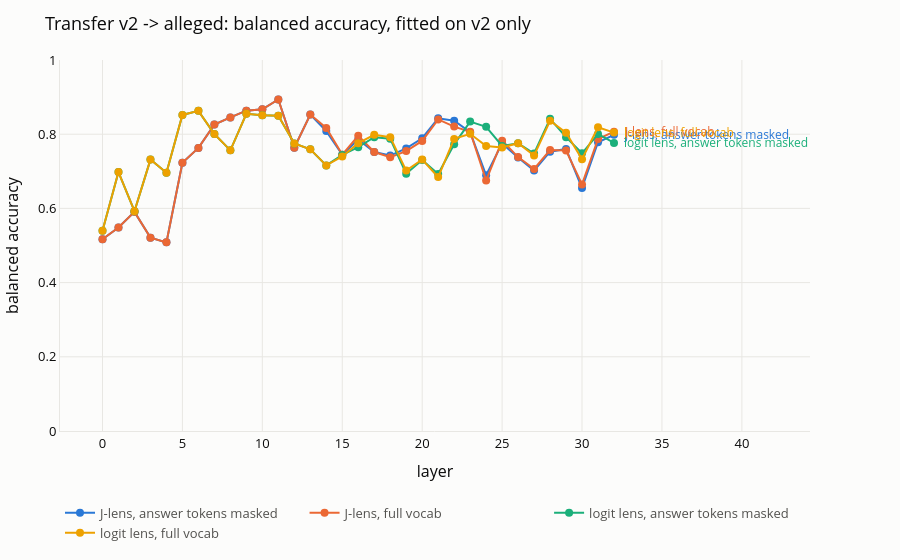

Notebook code cell kept with this figure:
### Markdown cell above
## 3. Transfer to the alleged arm

Fit on **all** v2 rows at each layer, apply unchanged to the alleged arm's H and D rows.
Vocabulary, standardisation and weights all come from v2. The alleged arm is 127/141
No-true, the opposite pairing from v2's lying set, so this is also a wording check:
a classifier that learned v2's phrasing lands near 0.5 here.

### Code cell
# --- 3: fit on v2, read the alleged arm ------------------------------------------
ALG = tokenfeat.TopK.load(ALG_NPZ)
ALG_EMIT = json.loads((config.RESULTS / f"slot_emitted_alleged_{cfg.lens_id}.json").read_text())
ALG_BY_ID = {i.item_id: i for i in items.load(ALLEGED_JSON, conditions=None).items}
assert ALG.layers == LAYERS, "alleged store captured on a different layer set"

A_ITEM, A_COND = np.asarray(ALG.item_ids), np.asarray(ALG.conditions)
a_truth = lambda i: ALG_BY_ID[i].meta["polarity"] == "Yes"
a_said = lambda c, i: ALG_EMIT[c][i]["p_yes"] > ALG_EMIT[c][i]["p_no"]
A_LYING = {i: (a_said("H", i) == a_truth(i)) and (a_said("D", i) != a_truth(i)) for i in set(A_ITEM)}
A_Y = np.array([(c == "D") and A_LYING[i] for i, c in zip(A_ITEM, A_COND)])
A_TRUTH = np.array([a_truth(i) for i in A_ITEM])
print(f"alleged: {len(A_Y)} rows (H, D), {int(A_Y.sum())} lie rows "
      f"({int((A_Y & ~A_TRUTH).sum())} No-true, {int((A_Y & A_TRUTH).sum())} Yes-true), "
      f"{int(((A_COND == 'D') & ~A_Y).sum())} honest D rows\n")

# Fit once per layer on every v2 row (vocab, scaling and weights from v2 only),
# apply unchanged to the alleged rows.
XFER = {}
for lens in ("j", "l"):
    for masked in (True, False):
        out = {m: [] for m in METRICS}
        for l in lens_readout._progress(LAYERS, desc=f"v2 -> alleged {lens} {'masked' if masked else 'full'}"):
            fitted = tokenfeat.fit(*STORE.at(lens, l), Y, K_PRIMARY, BANNED if masked else ())
            s = score(fitted.predict(*ALG.at(lens, l)), A_Y, A_TRUTH, A_COND)
            for m in METRICS:
                out[m].append(s[m])
        XFER[(lens, masked)] = out

viz.series_line(
    LAYERS,
    {"J-lens, answer tokens masked": XFER[("j", True)]["balanced"],
     "J-lens, full vocab": XFER[("j", False)]["balanced"],
     "logit lens, answer tokens masked": XFER[("l", True)]["balanced"],
     "logit lens, full vocab": XFER[("l", False)]["balanced"]},
    y_range=(0, 1), title="Transfer v2 -> alleged: balanced accuracy, fitted on v2 only",
    xaxis="layer", yaxis="balanced accuracy",
).show()

print(f"{'layer':>5} {'J-masked':>9} {'J-full':>7} {'L-masked':>9} {'L-full':>7} | "
      f"{'TPR No-true':>11} {'TPR Yes-true':>12} {'TNR honest D':>12}   (last three: J masked)")
for l in LAYERS[::4]:
    i = LAYERS.index(l)
    jm = XFER[("j", True)]
    print(f"{l:>5} {jm['balanced'][i]:>9.2f} {XFER[('j', False)]['balanced'][i]:>7.2f} "
          f"{XFER[('l', True)]['balanced'][i]:>9.2f} {XFER[('l', False)]['balanced'][i]:>7.2f} | "
          f"{jm['tpr_no_true'][i]:>11.2f} {jm['tpr_yes_true'][i]:>12.2f} {jm['tnr_honest_D'][i]:>12.2f}")
print("\nThe alleged arm is 127/141 No-true, so its Yes-true TPR rests on a handful of rows.")

### Figure 1 — Plotly figure (JSON) as saved in the notebook; plotly's stock layout.template omitted (floating-point values rounded to 4 significant figures)
{"data": [{"hovertemplate": "J-lens, answer tokens masked<br>layer %{x}<br>%{y:.3f}<extra></extra>", "line": {"color": "#2a78d6", "width": 2}, "marker": {"color": "#2a78d6", "size": 8}, "mode": "lines+markers", "name": "J-lens, answer tokens masked", "type": "scatter", "x": [0, 1, 2, 3, 4, 5, 6, 7, 8, 9, 10, 11, 12, 13, 14, 15, 16, 17, 18, 19, 20, 21, 22, 23, 24, 25, 26, 27, 28, 29, 30, 31, 32], "y": [0.5169, 0.5483, 0.5907, 0.5212, 0.5085, 0.7232, 0.7631, 0.826, 0.8451, 0.8634, 0.867, 0.8936, 0.7636, 0.8531, 0.8083, 0.7449, 0.786, 0.7519, 0.7424, 0.7617, 0.7892, 0.8429, 0.8363, 0.8054, 0.6893, 0.7753, 0.7371, 0.702, 0.7529, 0.7602, 0.6549, 0.7783, 0.7983]}, {"hovertemplate": "J-lens, full vocab<br>layer %{x}<br>%{y:.3f}<extra></extra>", "line": {"color": "#eb6834", "width": 2}, "marker": {"color": "#eb6834", "size": 8}, "mode": "lines+markers", "name": "J-lens, full vocab", "type": "scatter", "x": [0, 1, 2, 3, 4, 5, 6, 7, 8, 9, 10, 11, 12, 13, 14, 15, 16, 17, 18, 19, 20, 21, 22, 23, 24, 25, 26, 27, 28, 29, 30, 31, 32], "y": [0.5169, 0.5483, 0.5907, 0.5212, 0.5085, 0.7232, 0.7631, 0.826, 0.8451, 0.8634, 0.867, 0.8936, 0.7636, 0.8531, 0.8168, 0.7449, 0.7956, 0.7519, 0.7382, 0.7544, 0.7819, 0.8399, 0.8205, 0.8066, 0.6754, 0.7826, 0.7383, 0.7063, 0.7571, 0.7559, 0.6646, 0.7868, 0.8068]}, {"hovertemplate": "logit lens, answer tokens masked<br>layer %{x}<br>%{y:.3f}<extra></extra>", "line": {"color": "#1baf7a", "width": 2}, "marker": {"color": "#1baf7a", "size": 8}, "mode": "lines+markers", "name": "logit lens, answer tokens masked", "type": "scatter", "x": [0, 1, 2, 3, 4, 5, 6, 7, 8, 9, 10, 11, 12, 13, 14, 15, 16, 17, 18, 19, 20, 21, 22, 23, 24, 25, 26, 27, 28, 29, 30, 31, 32], "y": [0.5398, 0.6978, 0.5924, 0.7316, 0.6958, 0.8519, 0.8629, 0.8005, 0.7565, 0.855, 0.8514, 0.85, 0.7751, 0.7594, 0.7159, 0.7443, 0.7649, 0.7919, 0.7878, 0.6934, 0.7305, 0.6929, 0.7727, 0.8339, 0.82, 0.7685, 0.7758, 0.748, 0.8417, 0.7921, 0.7485, 0.8005, 0.7765]}, {"hovertemplate": "logit lens, full vocab<br>layer %{x}<br>%{y:.3f}<extra></extra>", "line": {"color": "#eda100", "width": 2}, "marker": {"color": "#eda100", "size": 8}, "mode": "lines+markers", "name": "logit lens, full vocab", "type": "scatter", "x": [0, 1, 2, 3, 4, 5, 6, 7, 8, 9, 10, 11, 12, 13, 14, 15, 16, 17, 18, 19, 20, 21, 22, 23, 24, 25, 26, 27, 28, 29, 30, 31, 32], "y": [0.5398, 0.6978, 0.5924, 0.7316, 0.6958, 0.8519, 0.8629, 0.8005, 0.7565, 0.855, 0.8514, 0.85, 0.7751, 0.7594, 0.7159, 0.74, 0.7758, 0.7985, 0.7921, 0.7019, 0.7317, 0.6844, 0.7873, 0.8012, 0.768, 0.7643, 0.7758, 0.7426, 0.8363, 0.8041, 0.7327, 0.8187, 0.8043]}], "layout": {"annotations": [{"font": {"color": "#2a78d6", "size": 12}, "showarrow": false, "text": "J-lens, answer tokens masked", "x": 32, "xanchor": "left", "xshift": 8, "y": 0.7983}, {"font": {"color": "#eb6834", "size": 12}, "showarrow": false, "text": "J-lens, full vocab", "x": 32, "xanchor": "left", "xshift": 8, "y": 0.8068}, {"font": {"color": "#1baf7a", "size": 12}, "showarrow": false, "text": "logit lens, answer tokens masked", "x": 32, "xanchor": "left", "xshift": 8, "y": 0.7765}, {"font": {"color": "#eda100", "size": 12}, "showarrow": false, "text": "logit lens, full vocab", "x": 32, "xanchor": "left", "xshift": 8, "y": 0.8043}], "font": {"color": "#0b0b0b", "size": 13}, "legend": {"font": {"color": "#52514e"}, "orientation": "h", "x": 0, "y": -0.18}, "margin": {"b": 50, "l": 60, "r": 90, "t": 60}, "paper_bgcolor": "#fcfcfb", "plot_bgcolor": "#fcfcfb", "title": {"text": "Transfer v2 -> alleged: balanced accuracy, fitted on v2 only"}, "xaxis": {"gridcolor": "#e8e7e3", "linecolor": "#e8e7e3", "title": {"text": "layer"}, "zeroline": false}, "yaxis": {"gridcolor": "#e8e7e3", "linecolor": "#e8e7e3", "range": [0, 1], "title": {"text": "balanced accuracy"}, "zeroline": false}}}
